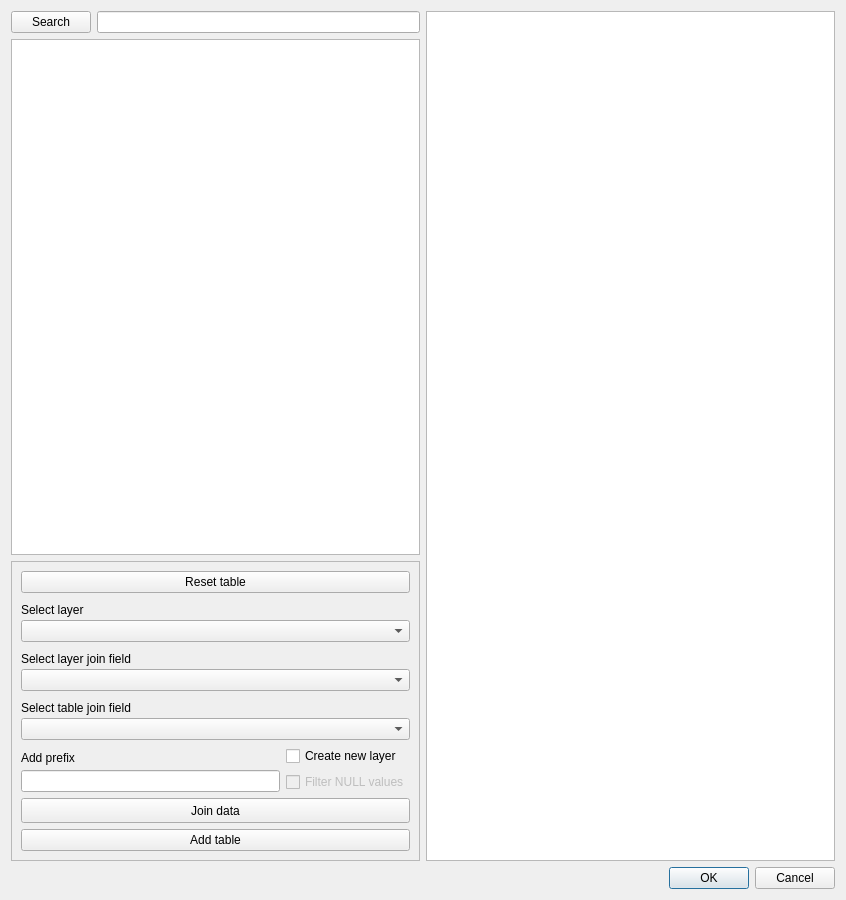
<?xml version="1.0" encoding="UTF-8"?>
<ui version="4.0">
 <class>EurostatDialogBase</class>
 <widget class="QDialog" name="EurostatDialogBase">
  <property name="geometry">
   <rect>
    <x>0</x>
    <y>0</y>
    <width>846</width>
    <height>900</height>
   </rect>
  </property>
  <property name="windowTitle">
   <string>Eurostat data downloader</string>
  </property>
  <layout class="QGridLayout" name="gridLayout">
   <item row="0" column="0">
    <layout class="QVBoxLayout" name="verticalLayout_4">
     <item>
      <layout class="QHBoxLayout" name="horizontalLayout_2">
       <item>
        <layout class="QVBoxLayout" name="verticalLayout">
         <item>
          <layout class="QHBoxLayout" name="horizontalLayout">
           <item>
            <widget class="QPushButton" name="pbSearchDatabase">
             <property name="text">
              <string>Search</string>
             </property>
            </widget>
           </item>
           <item>
            <widget class="QLineEdit" name="searchDatabase"/>
           </item>
          </layout>
         </item>
         <item>
          <widget class="QListWidget" name="listDatabase"/>
         </item>
         <item>
          <widget class="QFrame" name="frameMainWindowJoinData">
           <property name="minimumSize">
            <size>
             <width>330</width>
             <height>300</height>
            </size>
           </property>
           <property name="frameShape">
            <enum>QFrame::StyledPanel</enum>
           </property>
           <property name="frameShadow">
            <enum>QFrame::Raised</enum>
           </property>
           <layout class="QVBoxLayout" name="verticalLayout_8">
            <item>
             <widget class="QPushButton" name="pushButtonResetTable">
              <property name="text">
               <string>Reset table</string>
              </property>
             </widget>
            </item>
            <item>
             <layout class="QVBoxLayout" name="verticalLayout_3">
              <property name="spacing">
               <number>0</number>
              </property>
              <item>
               <widget class="QLabel" name="label">
                <property name="text">
                 <string>Select layer</string>
                </property>
               </widget>
              </item>
              <item>
               <widget class="QgsMapLayerComboBox" name="qgsGeoCodesLayerCombobox">
                <property name="allowEmptyLayer">
                 <bool>true</bool>
                </property>
                <property name="showCrs">
                 <bool>true</bool>
                </property>
               </widget>
              </item>
             </layout>
            </item>
            <item>
             <layout class="QVBoxLayout" name="verticalLayout_5">
              <property name="spacing">
               <number>0</number>
              </property>
              <item>
               <widget class="QLabel" name="label_2">
                <property name="text">
                 <string>Select layer join field</string>
                </property>
               </widget>
              </item>
              <item>
               <widget class="QgsFieldComboBox" name="qgsGeoCodesFieldCombobox"/>
              </item>
             </layout>
            </item>
            <item>
             <layout class="QVBoxLayout" name="verticalLayout_6">
              <property name="spacing">
               <number>0</number>
              </property>
              <item>
               <widget class="QLabel" name="label_3">
                <property name="text">
                 <string>Select table join field</string>
                </property>
               </widget>
              </item>
              <item>
               <widget class="QComboBox" name="tableGeoCodesFieldCombobox"/>
              </item>
             </layout>
            </item>
            <item>
             <layout class="QHBoxLayout" name="horizontalLayout_3">
              <item>
               <layout class="QVBoxLayout" name="verticalLayout_2">
                <property name="spacing">
                 <number>0</number>
                </property>
                <item>
                 <widget class="QLabel" name="labelEnterPrefix">
                  <property name="text">
                   <string>Add prefix</string>
                  </property>
                 </widget>
                </item>
                <item>
                 <widget class="QLineEdit" name="lineEditEnterPrefix"/>
                </item>
               </layout>
              </item>
              <item>
               <layout class="QVBoxLayout" name="verticalLayout_7">
                <item>
                 <widget class="QCheckBox" name="checkBoxCreateNewLayer">
                  <property name="text">
                   <string>Create new layer</string>
                  </property>
                 </widget>
                </item>
                <item>
                 <widget class="QCheckBox" name="checkBoxFilterNullValues">
                  <property name="enabled">
                   <bool>false</bool>
                  </property>
                  <property name="text">
                   <string>Filter NULL values</string>
                  </property>
                  <property name="checkable">
                   <bool>true</bool>
                  </property>
                  <property name="tristate">
                   <bool>false</bool>
                  </property>
                 </widget>
                </item>
               </layout>
              </item>
             </layout>
            </item>
            <item>
             <widget class="QPushButton" name="pbJoinData">
              <property name="minimumSize">
               <size>
                <width>50</width>
                <height>25</height>
               </size>
              </property>
              <property name="text">
               <string>Join data</string>
              </property>
             </widget>
            </item>
            <item>
             <widget class="QPushButton" name="pbAddTable">
              <property name="text">
               <string>Add table</string>
              </property>
             </widget>
            </item>
           </layout>
          </widget>
         </item>
        </layout>
       </item>
       <item>
        <widget class="QTableView" name="tableSelectedDataset">
         <property name="selectionMode">
          <enum>QAbstractItemView::ExtendedSelection</enum>
         </property>
        </widget>
       </item>
      </layout>
     </item>
     <item>
      <widget class="QDialogButtonBox" name="button_box">
       <property name="orientation">
        <enum>Qt::Horizontal</enum>
       </property>
       <property name="standardButtons">
        <set>QDialogButtonBox::Cancel|QDialogButtonBox::Ok</set>
       </property>
      </widget>
     </item>
    </layout>
   </item>
  </layout>
 </widget>
 <customwidgets>
  <customwidget>
   <class>QgsFieldComboBox</class>
   <extends>QComboBox</extends>
   <header>qgsfieldcombobox.h</header>
  </customwidget>
  <customwidget>
   <class>QgsMapLayerComboBox</class>
   <extends>QComboBox</extends>
   <header>qgsmaplayercombobox.h</header>
  </customwidget>
 </customwidgets>
 <resources/>
 <connections>
  <connection>
   <sender>button_box</sender>
   <signal>accepted()</signal>
   <receiver>EurostatDialogBase</receiver>
   <slot>accept()</slot>
   <hints>
    <hint type="sourcelabel">
     <x>20</x>
     <y>20</y>
    </hint>
    <hint type="destinationlabel">
     <x>20</x>
     <y>20</y>
    </hint>
   </hints>
  </connection>
  <connection>
   <sender>button_box</sender>
   <signal>rejected()</signal>
   <receiver>EurostatDialogBase</receiver>
   <slot>reject()</slot>
   <hints>
    <hint type="sourcelabel">
     <x>20</x>
     <y>20</y>
    </hint>
    <hint type="destinationlabel">
     <x>20</x>
     <y>20</y>
    </hint>
   </hints>
  </connection>
 </connections>
</ui>
